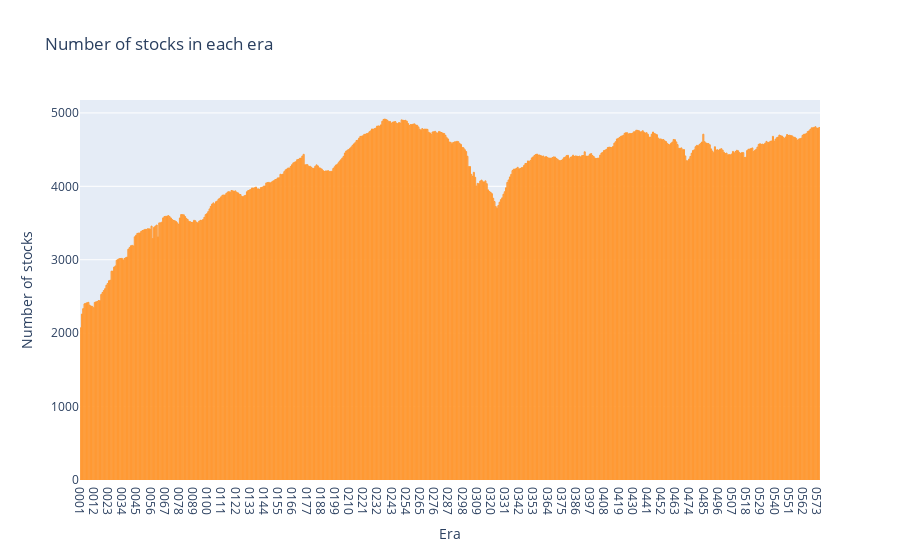

Source (notebook cell):
### Markdown cell above
### 2.1 Num stocks in each era

### Code cell
fig_era_cnt = train_era_grp.size().iplot(
    kind="bar",
    layout={
        "xaxis": {"title": "Era"},
        "yaxis": {"title": "Number of stocks"},
        "title": "Number of stocks in each era",
    },
    asFigure=True,
)
fig_era_cnt

### Figure 1 — Plotly figure (JSON) as saved in the notebook; plotly's stock layout.template omitted (floating-point values rounded to 4 significant figures; data arrays with more than 128 entries replaced by an {"elided": "..."} marker saying what was removed)
{"data": [{"marker": {"color": "rgba(255, 153, 51, 0.6)", "line": {"color": "rgba(255, 153, 51, 1.0)", "width": 1}}, "name": "None", "orientation": "v", "text": "", "type": "bar", "x": {"elided": "574 str values"}, "y": {"elided": "574 int values"}}], "layout": {"title": {"text": "Number of stocks in each era"}, "xaxis": {"title": {"text": "Era"}}, "yaxis": {"title": {"text": "Number of stocks"}}}}
